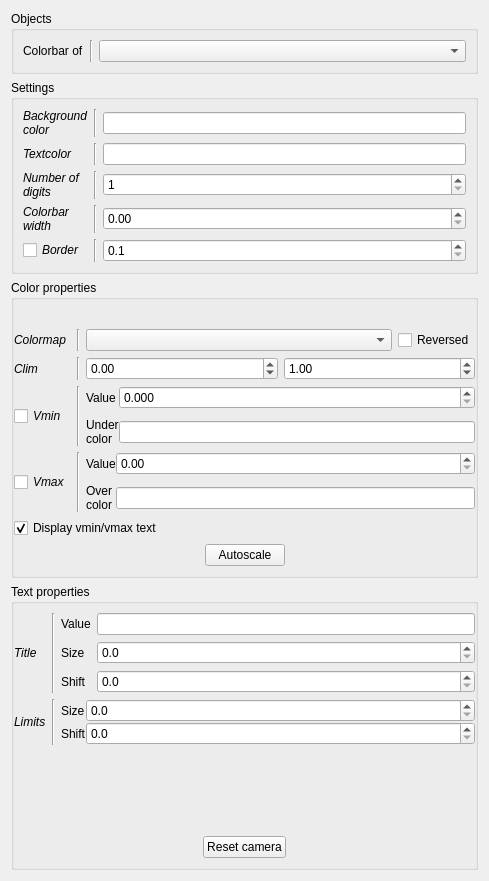
<?xml version="1.0" encoding="UTF-8"?>
<ui version="4.0">
 <class>Form</class>
 <widget class="QWidget" name="Form">
  <property name="geometry">
   <rect>
    <x>0</x>
    <y>0</y>
    <width>489</width>
    <height>881</height>
   </rect>
  </property>
  <property name="windowTitle">
   <string>Form</string>
  </property>
  <layout class="QVBoxLayout" name="verticalLayout">
   <item>
    <layout class="QVBoxLayout" name="CbarLayout">
     <property name="topMargin">
      <number>0</number>
     </property>
     <item>
      <widget class="QGroupBox" name="groupBox_4">
       <property name="title">
        <string>Objects</string>
       </property>
       <layout class="QVBoxLayout" name="verticalLayout_7">
        <item>
         <layout class="QGridLayout" name="gridLayout_9">
          <item row="0" column="2">
           <widget class="QComboBox" name="object">
            <property name="toolTip">
             <string>&lt;html&gt;&lt;head/&gt;&lt;body&gt;&lt;p&gt;Colorbar object to control&lt;/p&gt;&lt;/body&gt;&lt;/html&gt;</string>
            </property>
           </widget>
          </item>
          <item row="0" column="1">
           <widget class="Line" name="line_12">
            <property name="orientation">
             <enum>Qt::Vertical</enum>
            </property>
           </widget>
          </item>
          <item row="0" column="0">
           <widget class="QLabel" name="label_18">
            <property name="text">
             <string>Colorbar of</string>
            </property>
           </widget>
          </item>
          <item row="1" column="2">
           <spacer name="horizontalSpacer">
            <property name="orientation">
             <enum>Qt::Horizontal</enum>
            </property>
            <property name="sizeHint" stdset="0">
             <size>
              <width>40</width>
              <height>0</height>
             </size>
            </property>
           </spacer>
          </item>
         </layout>
        </item>
       </layout>
      </widget>
     </item>
     <item>
      <widget class="QGroupBox" name="groupBox_3">
       <property name="title">
        <string>Settings</string>
       </property>
       <layout class="QVBoxLayout" name="verticalLayout_9">
        <item>
         <layout class="QGridLayout" name="gridLayout_7">
          <item row="4" column="0">
           <widget class="QCheckBox" name="border">
            <property name="font">
             <font>
              <italic>true</italic>
             </font>
            </property>
            <property name="toolTip">
             <string>&lt;html&gt;&lt;head/&gt;&lt;body&gt;&lt;p&gt;Display / hide the border of the colorbar&lt;/p&gt;&lt;/body&gt;&lt;/html&gt;</string>
            </property>
            <property name="text">
             <string>Border</string>
            </property>
           </widget>
          </item>
          <item row="1" column="1">
           <widget class="Line" name="line_7">
            <property name="orientation">
             <enum>Qt::Vertical</enum>
            </property>
           </widget>
          </item>
          <item row="4" column="2">
           <widget class="QDoubleSpinBox" name="bw">
            <property name="toolTip">
             <string>&lt;html&gt;&lt;head/&gt;&lt;body&gt;&lt;p&gt;Width of the border&lt;/p&gt;&lt;/body&gt;&lt;/html&gt;</string>
            </property>
            <property name="decimals">
             <number>1</number>
            </property>
            <property name="minimum">
             <double>0.100000000000000</double>
            </property>
           </widget>
          </item>
          <item row="3" column="2">
           <widget class="QDoubleSpinBox" name="width">
            <property name="toolTip">
             <string>&lt;html&gt;&lt;head/&gt;&lt;body&gt;&lt;p&gt;Width of the colorbar&lt;/p&gt;&lt;/body&gt;&lt;/html&gt;</string>
            </property>
            <property name="singleStep">
             <double>0.010000000000000</double>
            </property>
           </widget>
          </item>
          <item row="1" column="2">
           <widget class="QLineEdit" name="txtCol">
            <property name="toolTip">
             <string>&lt;html&gt;&lt;head/&gt;&lt;body&gt;&lt;p&gt;Color of the text and of the border (if shown)&lt;/p&gt;&lt;/body&gt;&lt;/html&gt;</string>
            </property>
           </widget>
          </item>
          <item row="2" column="2">
           <widget class="QSpinBox" name="ndigits">
            <property name="toolTip">
             <string>&lt;html&gt;&lt;head/&gt;&lt;body&gt;&lt;p&gt;Number of digits a fine control of clim/vmin/vmax&lt;/p&gt;&lt;/body&gt;&lt;/html&gt;</string>
            </property>
            <property name="minimum">
             <number>1</number>
            </property>
            <property name="maximum">
             <number>10</number>
            </property>
            <property name="value">
             <number>1</number>
            </property>
           </widget>
          </item>
          <item row="2" column="1">
           <widget class="Line" name="line_9">
            <property name="orientation">
             <enum>Qt::Vertical</enum>
            </property>
           </widget>
          </item>
          <item row="1" column="0">
           <widget class="QLabel" name="label_9">
            <property name="font">
             <font>
              <italic>true</italic>
             </font>
            </property>
            <property name="text">
             <string>Textcolor</string>
            </property>
           </widget>
          </item>
          <item row="2" column="0">
           <widget class="QLabel" name="label_16">
            <property name="font">
             <font>
              <italic>true</italic>
             </font>
            </property>
            <property name="text">
             <string>Number of
digits</string>
            </property>
           </widget>
          </item>
          <item row="3" column="1">
           <widget class="Line" name="line_10">
            <property name="orientation">
             <enum>Qt::Vertical</enum>
            </property>
           </widget>
          </item>
          <item row="0" column="2">
           <widget class="QLineEdit" name="bckCol">
            <property name="toolTip">
             <string>&lt;html&gt;&lt;head/&gt;&lt;body&gt;&lt;p&gt;Background color of the colorbar canvas&lt;/p&gt;&lt;/body&gt;&lt;/html&gt;</string>
            </property>
           </widget>
          </item>
          <item row="3" column="0">
           <widget class="QLabel" name="label_17">
            <property name="font">
             <font>
              <italic>true</italic>
             </font>
            </property>
            <property name="text">
             <string>Colorbar
width</string>
            </property>
           </widget>
          </item>
          <item row="4" column="1">
           <widget class="Line" name="line_11">
            <property name="orientation">
             <enum>Qt::Vertical</enum>
            </property>
           </widget>
          </item>
          <item row="0" column="0">
           <widget class="QLabel" name="label_8">
            <property name="font">
             <font>
              <italic>true</italic>
             </font>
            </property>
            <property name="text">
             <string>Background
color</string>
            </property>
           </widget>
          </item>
          <item row="0" column="1">
           <widget class="Line" name="line_6">
            <property name="orientation">
             <enum>Qt::Vertical</enum>
            </property>
           </widget>
          </item>
         </layout>
        </item>
       </layout>
      </widget>
     </item>
     <item>
      <widget class="QGroupBox" name="groupBox_2">
       <property name="title">
        <string>Color properties</string>
       </property>
       <layout class="QVBoxLayout" name="verticalLayout_4">
        <property name="leftMargin">
         <number>0</number>
        </property>
        <property name="rightMargin">
         <number>0</number>
        </property>
        <item>
         <layout class="QGridLayout" name="gridLayout">
          <item row="1" column="3">
           <widget class="QCheckBox" name="cmapRev">
            <property name="toolTip">
             <string>&lt;html&gt;&lt;head/&gt;&lt;body&gt;&lt;p&gt;Reverse the colormap's colors&lt;/p&gt;&lt;/body&gt;&lt;/html&gt;</string>
            </property>
            <property name="text">
             <string>Reversed</string>
            </property>
           </widget>
          </item>
          <item row="4" column="1">
           <widget class="Line" name="line_2">
            <property name="orientation">
             <enum>Qt::Vertical</enum>
            </property>
           </widget>
          </item>
          <item row="4" column="2" colspan="2">
           <widget class="QWidget" name="vmaxW" native="true">
            <layout class="QVBoxLayout" name="verticalLayout_3">
             <property name="spacing">
              <number>0</number>
             </property>
             <property name="margin">
              <number>0</number>
             </property>
             <item>
              <layout class="QGridLayout" name="gridLayout_3">
               <property name="verticalSpacing">
                <number>9</number>
               </property>
               <item row="1" column="1">
                <widget class="QLineEdit" name="over">
                 <property name="toolTip">
                  <string>&lt;html&gt;&lt;head/&gt;&lt;body&gt;&lt;p&gt;Every value under vmax are going to be set to this color&lt;/p&gt;&lt;/body&gt;&lt;/html&gt;</string>
                 </property>
                </widget>
               </item>
               <item row="0" column="0">
                <widget class="QLabel" name="label_5">
                 <property name="text">
                  <string>Value</string>
                 </property>
                </widget>
               </item>
               <item row="0" column="1">
                <widget class="QDoubleSpinBox" name="vmax">
                 <property name="toolTip">
                  <string>&lt;html&gt;&lt;head/&gt;&lt;body&gt;&lt;p&gt;Value of the maximum threshold&lt;/p&gt;&lt;/body&gt;&lt;/html&gt;</string>
                 </property>
                </widget>
               </item>
               <item row="1" column="0">
                <widget class="QLabel" name="label_6">
                 <property name="text">
                  <string>Over
color</string>
                 </property>
                </widget>
               </item>
              </layout>
             </item>
            </layout>
           </widget>
          </item>
          <item row="2" column="0">
           <widget class="QLabel" name="label_2">
            <property name="font">
             <font>
              <italic>true</italic>
             </font>
            </property>
            <property name="text">
             <string>Clim</string>
            </property>
           </widget>
          </item>
          <item row="1" column="1">
           <widget class="Line" name="line_4">
            <property name="orientation">
             <enum>Qt::Vertical</enum>
            </property>
           </widget>
          </item>
          <item row="1" column="0">
           <widget class="QLabel" name="label">
            <property name="font">
             <font>
              <italic>true</italic>
             </font>
            </property>
            <property name="text">
             <string>Colormap</string>
            </property>
           </widget>
          </item>
          <item row="3" column="0">
           <widget class="QCheckBox" name="isvmin">
            <property name="font">
             <font>
              <italic>true</italic>
             </font>
            </property>
            <property name="toolTip">
             <string>&lt;html&gt;&lt;head/&gt;&lt;body&gt;&lt;p&gt;Enable / Disable a minimum threshold&lt;/p&gt;&lt;/body&gt;&lt;/html&gt;</string>
            </property>
            <property name="text">
             <string>Vmin</string>
            </property>
           </widget>
          </item>
          <item row="0" column="2">
           <spacer name="horizontalSpacer_3">
            <property name="orientation">
             <enum>Qt::Horizontal</enum>
            </property>
            <property name="sizeHint" stdset="0">
             <size>
              <width>40</width>
              <height>20</height>
             </size>
            </property>
           </spacer>
          </item>
          <item row="1" column="2">
           <widget class="QComboBox" name="cmap">
            <property name="toolTip">
             <string>&lt;html&gt;&lt;head/&gt;&lt;body&gt;&lt;p&gt;Colormap to use&lt;/p&gt;&lt;/body&gt;&lt;/html&gt;</string>
            </property>
           </widget>
          </item>
          <item row="2" column="2" colspan="2">
           <widget class="QWidget" name="widget" native="true">
            <layout class="QHBoxLayout" name="horizontalLayout_4">
             <property name="margin">
              <number>0</number>
             </property>
             <item>
              <layout class="QHBoxLayout" name="horizontalLayout_3">
               <item>
                <widget class="QDoubleSpinBox" name="climm">
                 <property name="toolTip">
                  <string>&lt;html&gt;&lt;head/&gt;&lt;body&gt;&lt;p&gt;Minimum of the colorbar&lt;/p&gt;&lt;/body&gt;&lt;/html&gt;</string>
                 </property>
                 <property name="minimum">
                  <double>-16777215.000000000000000</double>
                 </property>
                 <property name="maximum">
                  <double>16777215.000000000000000</double>
                 </property>
                </widget>
               </item>
               <item>
                <widget class="QDoubleSpinBox" name="climM">
                 <property name="toolTip">
                  <string>&lt;html&gt;&lt;head/&gt;&lt;body&gt;&lt;p&gt;Maximum of the colorbar&lt;/p&gt;&lt;/body&gt;&lt;/html&gt;</string>
                 </property>
                 <property name="minimum">
                  <double>-16777215.000000000000000</double>
                 </property>
                 <property name="maximum">
                  <double>16777215.000000000000000</double>
                 </property>
                 <property name="value">
                  <double>1.000000000000000</double>
                 </property>
                </widget>
               </item>
              </layout>
             </item>
            </layout>
           </widget>
          </item>
          <item row="2" column="1">
           <widget class="Line" name="line_3">
            <property name="orientation">
             <enum>Qt::Vertical</enum>
            </property>
           </widget>
          </item>
          <item row="5" column="0" colspan="4">
           <widget class="QCheckBox" name="limTxt">
            <property name="toolTip">
             <string>&lt;html&gt;&lt;head/&gt;&lt;body&gt;&lt;p&gt;Display vmin/vmax on the colorbar&lt;/p&gt;&lt;/body&gt;&lt;/html&gt;</string>
            </property>
            <property name="text">
             <string>Display vmin/vmax text</string>
            </property>
            <property name="checked">
             <bool>true</bool>
            </property>
           </widget>
          </item>
          <item row="3" column="1">
           <widget class="Line" name="line">
            <property name="orientation">
             <enum>Qt::Vertical</enum>
            </property>
           </widget>
          </item>
          <item row="3" column="2" colspan="2">
           <widget class="QWidget" name="vminW" native="true">
            <layout class="QVBoxLayout" name="verticalLayout_2">
             <property name="spacing">
              <number>0</number>
             </property>
             <property name="margin">
              <number>0</number>
             </property>
             <item>
              <layout class="QGridLayout" name="gridLayout_2">
               <property name="verticalSpacing">
                <number>9</number>
               </property>
               <item row="0" column="0">
                <widget class="QLabel" name="label_3">
                 <property name="text">
                  <string>Value</string>
                 </property>
                </widget>
               </item>
               <item row="0" column="1">
                <widget class="QDoubleSpinBox" name="vmin">
                 <property name="toolTip">
                  <string>&lt;html&gt;&lt;head/&gt;&lt;body&gt;&lt;p&gt;Value of the minimum threshold&lt;/p&gt;&lt;/body&gt;&lt;/html&gt;</string>
                 </property>
                 <property name="decimals">
                  <number>3</number>
                 </property>
                </widget>
               </item>
               <item row="1" column="0">
                <widget class="QLabel" name="label_4">
                 <property name="text">
                  <string>Under
color</string>
                 </property>
                </widget>
               </item>
               <item row="1" column="1">
                <widget class="QLineEdit" name="under">
                 <property name="toolTip">
                  <string>&lt;html&gt;&lt;head/&gt;&lt;body&gt;&lt;p&gt;Every values over vmin are going to be set to this color&lt;/p&gt;&lt;/body&gt;&lt;/html&gt;</string>
                 </property>
                </widget>
               </item>
              </layout>
             </item>
            </layout>
           </widget>
          </item>
          <item row="4" column="0">
           <widget class="QCheckBox" name="isvmax">
            <property name="font">
             <font>
              <italic>true</italic>
             </font>
            </property>
            <property name="toolTip">
             <string>&lt;html&gt;&lt;head/&gt;&lt;body&gt;&lt;p&gt;Enable / Disable a maximum threshold&lt;/p&gt;&lt;/body&gt;&lt;/html&gt;</string>
            </property>
            <property name="text">
             <string>Vmax</string>
            </property>
           </widget>
          </item>
          <item row="6" column="0" colspan="4">
           <widget class="QWidget" name="widget_2" native="true">
            <property name="minimumSize">
             <size>
              <width>0</width>
              <height>0</height>
             </size>
            </property>
            <layout class="QHBoxLayout" name="horizontalLayout">
             <property name="spacing">
              <number>0</number>
             </property>
             <property name="margin">
              <number>0</number>
             </property>
             <item>
              <spacer name="horizontalSpacer_4">
               <property name="orientation">
                <enum>Qt::Horizontal</enum>
               </property>
               <property name="sizeHint" stdset="0">
                <size>
                 <width>40</width>
                 <height>20</height>
                </size>
               </property>
              </spacer>
             </item>
             <item>
              <widget class="QPushButton" name="autoscale">
               <property name="toolTip">
                <string>&lt;html&gt;&lt;head/&gt;&lt;body&gt;&lt;p&gt;Automatically scale the colorbar limits to fit with the (minimum, maximum) of currently displayed object&lt;/p&gt;&lt;/body&gt;&lt;/html&gt;</string>
               </property>
               <property name="text">
                <string>Autoscale</string>
               </property>
              </widget>
             </item>
             <item>
              <spacer name="horizontalSpacer_5">
               <property name="orientation">
                <enum>Qt::Horizontal</enum>
               </property>
               <property name="sizeHint" stdset="0">
                <size>
                 <width>40</width>
                 <height>20</height>
                </size>
               </property>
              </spacer>
             </item>
            </layout>
           </widget>
          </item>
         </layout>
        </item>
       </layout>
      </widget>
     </item>
     <item>
      <widget class="QGroupBox" name="groupBox">
       <property name="title">
        <string>Text properties</string>
       </property>
       <layout class="QVBoxLayout" name="verticalLayout_5">
        <property name="leftMargin">
         <number>0</number>
        </property>
        <property name="rightMargin">
         <number>0</number>
        </property>
        <item>
         <layout class="QGridLayout" name="gridLayout_4">
          <item row="0" column="1">
           <widget class="Line" name="line_5">
            <property name="orientation">
             <enum>Qt::Vertical</enum>
            </property>
           </widget>
          </item>
          <item row="0" column="2">
           <widget class="QWidget" name="widget_3" native="true">
            <layout class="QVBoxLayout" name="verticalLayout_6">
             <property name="margin">
              <number>0</number>
             </property>
             <item>
              <layout class="QGridLayout" name="gridLayout_5">
               <item row="0" column="1">
                <widget class="QLineEdit" name="cblabel">
                 <property name="toolTip">
                  <string>&lt;html&gt;&lt;head/&gt;&lt;body&gt;&lt;p&gt;Title of the colorbar&lt;/p&gt;&lt;/body&gt;&lt;/html&gt;</string>
                 </property>
                </widget>
               </item>
               <item row="1" column="0">
                <widget class="QLabel" name="label_11">
                 <property name="text">
                  <string>Size</string>
                 </property>
                </widget>
               </item>
               <item row="0" column="0">
                <widget class="QLabel" name="label_10">
                 <property name="text">
                  <string>Value</string>
                 </property>
                </widget>
               </item>
               <item row="1" column="1">
                <widget class="QDoubleSpinBox" name="cbTxtSz">
                 <property name="toolTip">
                  <string>&lt;html&gt;&lt;head/&gt;&lt;body&gt;&lt;p&gt;Text size of the colorbar label&lt;/p&gt;&lt;/body&gt;&lt;/html&gt;</string>
                 </property>
                 <property name="decimals">
                  <number>1</number>
                 </property>
                </widget>
               </item>
               <item row="2" column="0">
                <widget class="QLabel" name="label_13">
                 <property name="text">
                  <string>Shift</string>
                 </property>
                </widget>
               </item>
               <item row="2" column="1">
                <widget class="QDoubleSpinBox" name="cbTxtSh">
                 <property name="toolTip">
                  <string>&lt;html&gt;&lt;head/&gt;&lt;body&gt;&lt;p&gt;Shift between the colorbar and the text&lt;/p&gt;&lt;/body&gt;&lt;/html&gt;</string>
                 </property>
                 <property name="decimals">
                  <number>1</number>
                 </property>
                 <property name="singleStep">
                  <double>0.100000000000000</double>
                 </property>
                </widget>
               </item>
              </layout>
             </item>
            </layout>
           </widget>
          </item>
          <item row="0" column="0">
           <widget class="QLabel" name="label_7">
            <property name="font">
             <font>
              <italic>true</italic>
             </font>
            </property>
            <property name="text">
             <string>Title</string>
            </property>
           </widget>
          </item>
          <item row="1" column="0">
           <widget class="QLabel" name="label_12">
            <property name="font">
             <font>
              <italic>true</italic>
             </font>
            </property>
            <property name="text">
             <string>Limits</string>
            </property>
           </widget>
          </item>
          <item row="1" column="1">
           <widget class="Line" name="line_8">
            <property name="orientation">
             <enum>Qt::Vertical</enum>
            </property>
           </widget>
          </item>
          <item row="1" column="2">
           <widget class="QWidget" name="widget_4" native="true">
            <layout class="QVBoxLayout" name="verticalLayout_8">
             <property name="spacing">
              <number>0</number>
             </property>
             <property name="margin">
              <number>0</number>
             </property>
             <item>
              <layout class="QGridLayout" name="gridLayout_6">
               <item row="1" column="1">
                <widget class="QDoubleSpinBox" name="txtSh">
                 <property name="toolTip">
                  <string>&lt;html&gt;&lt;head/&gt;&lt;body&gt;&lt;p&gt;Shift between the colorbar and limits (clim / vmin / vmax)&lt;/p&gt;&lt;/body&gt;&lt;/html&gt;</string>
                 </property>
                 <property name="decimals">
                  <number>1</number>
                 </property>
                 <property name="singleStep">
                  <double>0.100000000000000</double>
                 </property>
                </widget>
               </item>
               <item row="0" column="1">
                <widget class="QDoubleSpinBox" name="txtSz">
                 <property name="toolTip">
                  <string>&lt;html&gt;&lt;head/&gt;&lt;body&gt;&lt;p&gt;Text size of limits (clim / vmin / vmax)&lt;/p&gt;&lt;/body&gt;&lt;/html&gt;</string>
                 </property>
                 <property name="decimals">
                  <number>1</number>
                 </property>
                </widget>
               </item>
               <item row="0" column="0">
                <widget class="QLabel" name="label_14">
                 <property name="text">
                  <string>Size</string>
                 </property>
                </widget>
               </item>
               <item row="1" column="0">
                <widget class="QLabel" name="label_15">
                 <property name="text">
                  <string>Shift</string>
                 </property>
                </widget>
               </item>
               <item row="2" column="1">
                <spacer name="horizontalSpacer_2">
                 <property name="orientation">
                  <enum>Qt::Horizontal</enum>
                 </property>
                 <property name="sizeHint" stdset="0">
                  <size>
                   <width>40</width>
                   <height>0</height>
                  </size>
                 </property>
                </spacer>
               </item>
              </layout>
             </item>
            </layout>
           </widget>
          </item>
         </layout>
        </item>
        <item>
         <spacer name="verticalSpacer">
          <property name="orientation">
           <enum>Qt::Vertical</enum>
          </property>
          <property name="sizeHint" stdset="0">
           <size>
            <width>20</width>
            <height>40</height>
           </size>
          </property>
         </spacer>
        </item>
        <item>
         <layout class="QHBoxLayout" name="horizontalLayout_5">
          <property name="topMargin">
           <number>0</number>
          </property>
          <item>
           <spacer name="horizontalSpacer_6">
            <property name="orientation">
             <enum>Qt::Horizontal</enum>
            </property>
            <property name="sizeHint" stdset="0">
             <size>
              <width>40</width>
              <height>20</height>
             </size>
            </property>
           </spacer>
          </item>
          <item>
           <widget class="QPushButton" name="_cbarRstCam">
            <property name="text">
             <string>Reset camera</string>
            </property>
           </widget>
          </item>
          <item>
           <spacer name="horizontalSpacer_7">
            <property name="orientation">
             <enum>Qt::Horizontal</enum>
            </property>
            <property name="sizeHint" stdset="0">
             <size>
              <width>40</width>
              <height>20</height>
             </size>
            </property>
           </spacer>
          </item>
         </layout>
        </item>
       </layout>
      </widget>
     </item>
    </layout>
   </item>
  </layout>
 </widget>
 <resources/>
 <connections/>
</ui>
